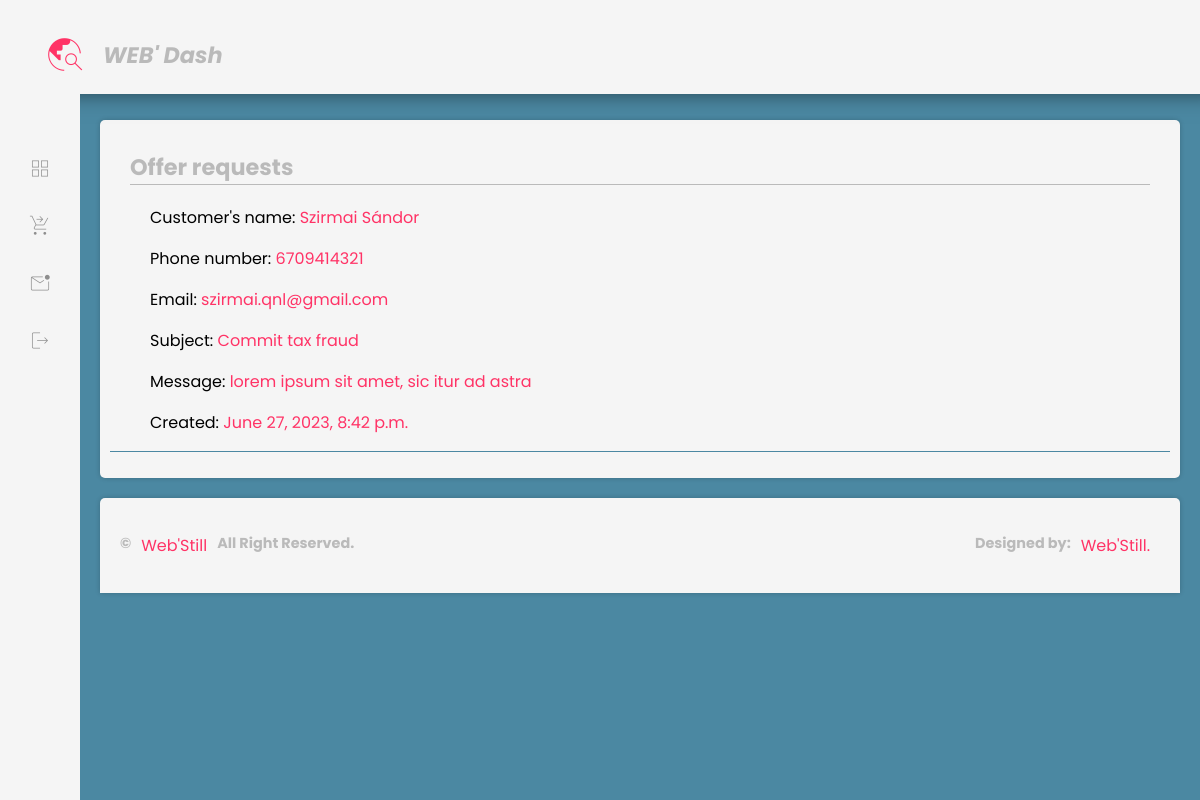
The page /dashboard/contact-us/3 (signed in) on the database its author committed.
### main/models.py (models this page shows)
class Contact(models.Model):
    name = models.CharField(max_length=200)
    phone = models.IntegerField(null=True, blank=True)
    email = models.EmailField()
    subject = models.CharField(max_length=500)
    message = models.TextField(max_length=700000)
    accept = models.BooleanField(default=True)
    created = models.DateTimeField(auto_now_add=True)

### dashboard/views.py (the view)
# urls.py: path('contact-us/<str:pk>', views.Contact, name='contacts'),
@login_required(login_url='login')
def Contact(request, pk):
    contact = contacts.objects.get(id=pk)
    context = {'contacts': contact}
    return render(request, 'dash/message.html', context)

### templates/dash/message.html (shortened to what this page needs)
{% load static %}
<!DOCTYPE html>
<html>
<head>
	<link rel="stylesheet" type="text/css" href="{% static 'dash/style.css' %}">
</head>
<body>
{% include 'dash/navbar.html' %}
    	<main class="main">
			<div class="row">
                <div class="card-02">
                	<h2>Offer requests</h2>
						<ul style="border-bottom: 1px solid #4b88a2">
							<li><p>Customer's name: <a>{{contacts.name}}</a></p></li>
							<li><p>Phone number: <a>{{contacts.phone}}</a></p></li>
							<li><p>Email: <a>{{contacts.email}}</a></p></li>
							<li><p>Subject: <a>{{contacts.subject}}</a></p></li>
							<li><p>Message: <a>{{contacts.message}}</a></p></li>
							<li><p>Created: <a>{{contacts.created}}</a></p></li>
						</ul>
                </div>
            </div>
            {% include 'dash/footer.html' %}
		</main>
</div>
	</body>
</html>

### static/dash/style.css (style rules this page uses)
:root { --primary: #FF3366; --secondary: whitesmoke; --light: #FF3366; --dark: #4b88a2; --white: #fff; --hover: #274756; --card-radius: 5px; --border-radius: 3px; }
* { font-family: 'Poppins', sans-serif; }
html { background: var(--dark); }
body { padding: 0; margin: 0; position: relative; }
ul { list-style: none; }
a { color: var(--primary); text-decoration:none; cursor: pointer; }
h2 { font-size: 1.4rem; cursor: pointer; }
.row { width: 100%; display: flex; justify-content: center; flex-wrap: wrap; }
.card-02 { background: var(--secondary); position: relative; flex: 1; // max-width: 500px; min-width: 300px; margin: 10px; border-radius: var(--card-radius); padding: 10px; box-shadow: 0 0 5px rgba(0, 0, 0, .2); }
.main { margin: 110px 10px 0 10px; flex-direction: column; width: 100%; padding-left: 80px; }
.card-02 h2 { margin: 10px 30px; border-bottom: 1px solid var(--primary); }
a { cursor: pointer; }
h2 { color: var(--primary); filter: grayscale(100%) opacity(0.4); transition: 0.5s; }
.card-02 h2 { margin: 20px; }
ul { list-style-type: none; }

### rows shown on the page
Contact: name "Szirmai Sándor", phone "6709414321", email "szirmai.qnl@gmail.com", subject "Commit tax fraud", message "lorem ipsum sit amet, sic itur ad astra", created "June 27, 2023, 8:42 p.m."
